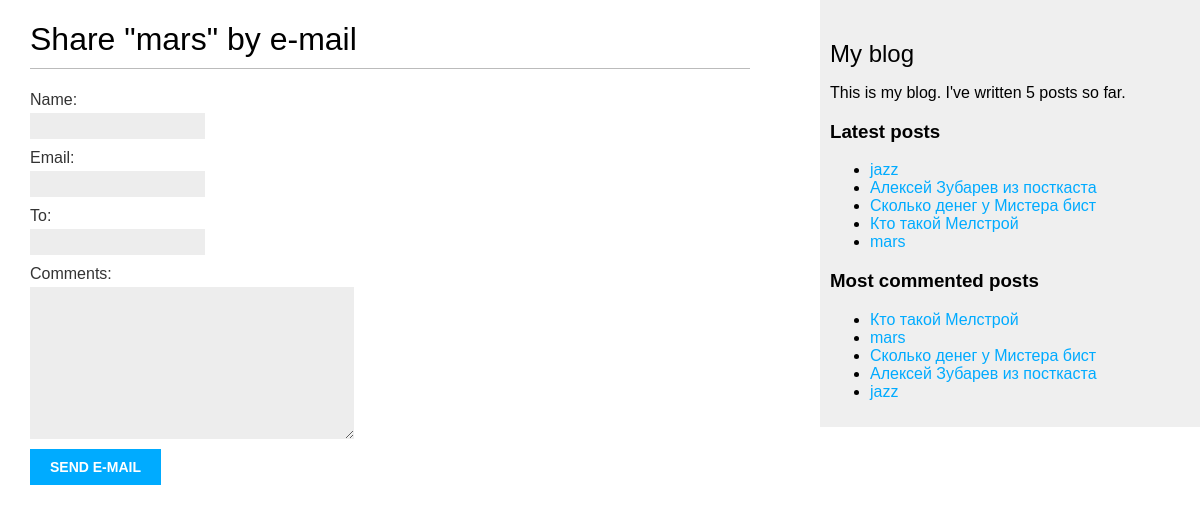
/blog/1/share/, run on an earlier commit of the app's database.
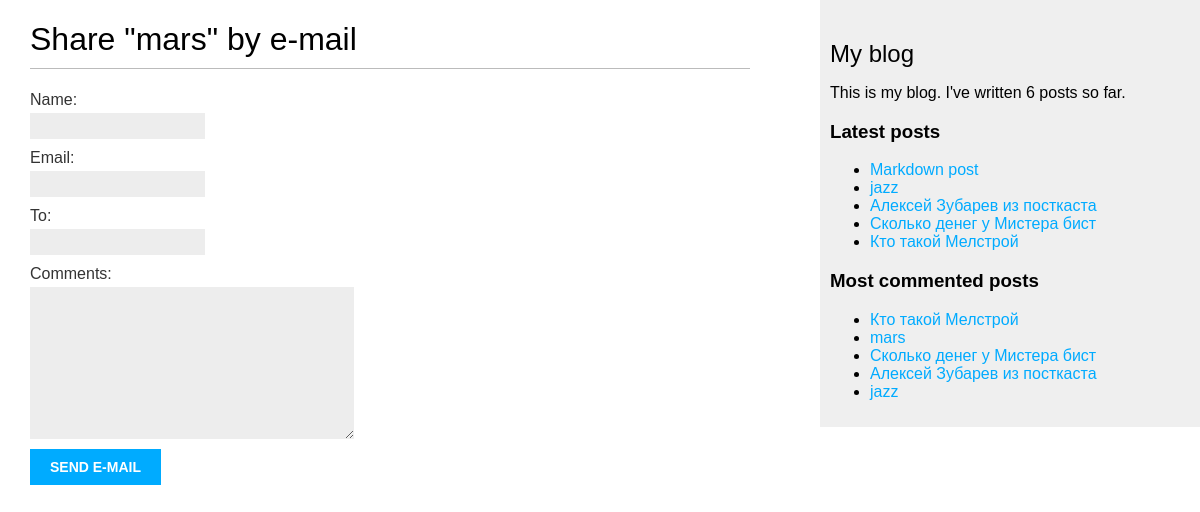
And on a later commit of the database.
### blogs/models.py (models this page shows, shortened)
class Post(models.Model):
    class Status(models.TextChoices):
        DRAFT = 'DF', 'Draft'
        PUBLISHED = 'PB', 'Published'
    title = models.CharField(max_length=255)
    slug = models.SlugField(max_length=250,
                            unique_for_date='publish')
    author = models.ForeignKey(User,
                               on_delete=models.CASCADE,
                               related_name='blog_posts')
    body = models.TextField()
    publish = models.DateTimeField(default=timezone.now)
    created = models.DateTimeField(auto_now_add=True)
    updated = models.DateTimeField(auto_now=True)
    status = models.CharField(max_length=2, choices=Status.choices, default=Status.DRAFT)
    objects = models.Manager()
    published = PublishedManager()
    tags = TaggableManager()
    class Meta:
        ordering = ['-publish']
        indexes = [
            models.Index(fields=['-publish']),
        ]
    def get_absolute_url(self):
        return reverse('blogs:post_detail',
                       args=[self.publish.year,
                             self.publish.month,
                             self.publish.day,
                             self.slug])

### blogs/views.py (the view)
def post_share(request, post_id):
    post = get_object_or_404(Post, id=post_id, status=Post.Status.PUBLISHED)
    sent = False
    if request.method == 'POST':
        form = EmailPostForm(request.POST)
        if form.is_valid():
            cd = form.cleaned_data
            post_url = request.build_absolute_uri(post.get_absolute_url())
            subject = f"{cd['name']} recommends you read {post.title}"
            message = f"Read {post.title} at {post_url}\n\n {cd['name']}\'s comments: {cd['comments']}"
            send_mail(subject, message, 'zulpukarovmarsel30@gmail.com', [cd['to']])
            sent = True
    else:
        form = EmailPostForm()
    return render(request, 'blogs/post/share.html',
                  {'post': post,
                   'form': form,
                   'sent': sent})

### blogs/forms.py
class EmailPostForm(forms.Form):
    name = forms.CharField(max_length=25)
    email = forms.EmailField()
    to = forms.EmailField()
    comments = forms.CharField(required=False,
                               widget=forms.Textarea)

### blogs/models.py (called while the page is built)
    def get_queryset(self):
        return super().get_queryset()\
                        .filter(status=Post.Status.PUBLISHED)

### blogs/templatetags/blog_tags.py (called while the page is built)
@register.simple_tag
def total_posts():
    return Post.published.count()

@register.inclusion_tag('blogs/post/latest_posts.html')
def show_latest_posts(count=5):
    latest_posts = Post.published.order_by('-publish')[:count]
    return {'latest_posts': latest_posts}

@register.simple_tag
def get_most_commented_posts(count=5):
    return Post.published.annotate(
        total_comments=Count('comments')
    ).order_by('-total_comments')[:count]

### templates/blogs/post/share.html (shortened to what this page needs)
{% extends "blogs/base.html" %}
{% block content %}
    {% if sent %}
        <h1>E-mail successfully sent</h1>
        <p>
           "{{ post.title }}" was successfully sent
           to {{ form.changed_data.to }}.
        </p>
    {% else %}
        <h1>Share "{{ post.title }}" by e-mail</h1>
        <form method="post">
            {{ form.as_p }}
        <input type="submit" value="Send e-mail">
        </form>
    {% endif %}
{% endblock %}

### templates/blogs/base.html (shortened to what this page needs)
{% load blog_tags %}
{% load static %}
<!DOCTYPE html>
<html lang="en">
<head>
    <link href="{% static 'css/blog.css' %}" rel="stylesheet">
</head>
<body>
    <div id="content">
        {% block content %}
        {% endblock %}
    </div>
    <div id="sidebar">
        <h2>My blog</h2>
        <p>
            This is my blog.
            I've written {% total_posts %} posts so far.
        </p>
        <h3>Latest posts</h3>
        {% show_latest_posts %}
        <h3>Most commented posts</h3>
        {% get_most_commented_posts as most_commented_posts %}
        <ul>
            {% for post in most_commented_posts %}
                <li>
                    <a href="{{ post.get_absolute_url }}">{{ post.title }}</a>
                </li>
            {% endfor %}
        </ul>
    </div>
</body>
</html>

### templates/blogs/post/latest_posts.html
<ul>
    {% for post in latest_posts %}
       <li>
           <a href="{{ post.get_absolute_url }}">{{ post.title }}</a>
       </li>
    {% endfor %}
</ul>

What changed in the data, as far as the page shows it:
no longer on one of the page's lists (row unchanged): Post: title "mars"
added Post: title "Markdown post", shown under "Latest posts"
Also different on the page:
text no longer shown: "5"
text now shown: "6"
